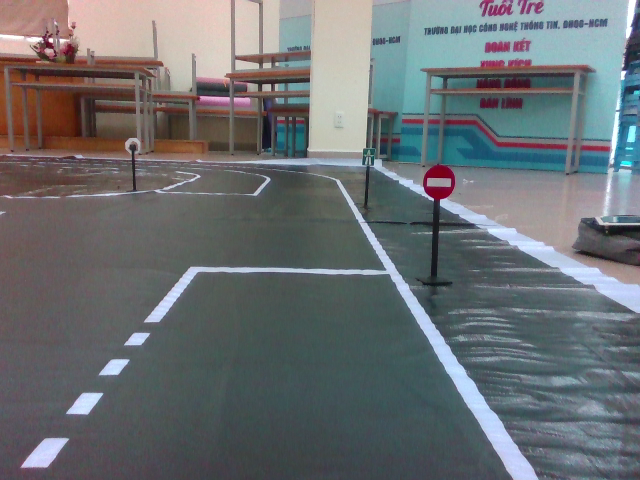
#> input picture Sample/1.png, 640 x 480 px; its folder holds only this picture in this run
$ jupyter execute --allow-errors classification.ipynb
#> lines starting #> are read from the running program, lines starting #| are printed output that depends on the picture; after the words box and inside, x2 and y2 are one past the last pixel; in counts of white or black regions, pixels touching at a corner belong together
[cell 1]
import numpy as np
import cv2
import sys
import os
from numpy import interp
import matplotlib.pyplot as plt
np.set_printoptions(threshold=sys.maxsize)
from skimage.transform import resize
from skimage import feature
import pickle
import glob
import imutils

[cell 2]
mser_red = cv2.MSER_create(8,200,2000)
mser_blue = cv2.MSER_create(8,200,2000)
mser_green = cv2.MSER_create(8,400,2000)
mser_yellow = cv2.MSER_create(8,400,2000)

[cell 3]
#for red
# [15 lines left out: function preprocess_red, not called in this run]

[cell 4]
# for blue
# [14 lines left out: function preprocess_blue, not called in this run]

[cell 5]
#for green
# [19 lines left out: function preprocess_green, not called in this run]

[cell 6]
#predict function
# [10 lines left out: functions predict_img_red, predict_img_blue, not called in this run]

[cell 7]
def get_red_contours(img_ihls):
    img_hls = img_ihls.copy()
    img_hls[:,:,1] = cv2.equalizeHist(img_hls[:,:,1])
    img_bgr = cv2.cvtColor(img_hls,cv2.COLOR_HLS2BGR_FULL)

    image_hsv = cv2.cvtColor(img_bgr, cv2.COLOR_BGR2HSV)

    lower_red_1 = np.array([130,60,2])
    upper_red_1 = np.array([180,255,255])
    mask_1 = cv2.inRange(image_hsv,lower_red_1,upper_red_1)

    red_mask_ = cv2.bitwise_and(img_bgr,img_bgr, mask = mask_1)

    l_channel = red_mask_[:,:,2]
    s_channel = red_mask_[:,:,1]
    h_channel = red_mask_[:,:,0]

    filtered_r = cv2.medianBlur(l_channel,5)
    filtered_g = cv2.medianBlur(s_channel,5)
    filtered_b = cv2.medianBlur(h_channel,5)

    filtered_red = 10*filtered_r - 0*filtered_b + 0*filtered_g

    regions, _ = mser_red.detectRegions(np.uint8(filtered_red))
    hulls = [cv2.convexHull(p.reshape(-1, 1, 2)) for p in regions]


    blank= np.zeros_like(red_mask_)

    # [9 lines of commented-out code are left out]

    cv2.fillPoly(np.uint8(blank), hulls, (0,0,255))

    kernel_2 = np.ones((1,1),np.uint8)

    opening = cv2.morphologyEx(blank, cv2.MORPH_OPEN, kernel_2)
    resized_eroded = cv2.resize(opening, None, fx=0.5, fy=0.5, interpolation=cv2.INTER_CUBIC)

    _, r_thresh = cv2.threshold(opening[:,:,2], 60, 255, cv2.THRESH_BINARY)

    small_blank = np.zeros((64,64))


    cnts = cv2.findContours(r_thresh, cv2.RETR_EXTERNAL,cv2.CHAIN_APPROX_SIMPLE)
    cnts = imutils.grab_contours(cnts)
    return cnts , hulls

# [176 lines left out: functions get_red_predicted_image, get_blue_countours, get_blue_predicted_image, not called in this run]

#> (a cell that did not finish here is left out)

[cell 9]
#test with image
def detect(image):
    #image = np.uint8(cv2.imread("53.png"))
    frame = image.copy()
    fin = image.copy()
    img_ihls = cv2.cvtColor(frame,cv2.COLOR_BGR2HLS_FULL)
    red_cnts, red_hulls = get_red_contours(img_ihls)
    #red detect
    if not red_cnts == []:
            red_pred, red_cnt = get_red_predicted_image(red_cnts, frame, red_hulls, red_clf)

            if red_pred is not None:
                #for i in range(len(red_cnts)):
                    x,y,w,h = cv2.boundingRect(red_cnt)
                    cv2.rectangle(fin, (x,y), (int(x+w) , int(y+h)) , (0,255,0),2)
                    new_x = x - 64
                    new_y = y + 64
                    label = red_labels[red_pred]
                    cv2.putText(fin, label, (new_x, new_y), cv2.FONT_HERSHEY_SIMPLEX, 1, (0, 0, 255), 2)
    #blue detect
    blue_cnts, blue_hulls = get_blue_countours(img_ihls)
    if not blue_cnts == []:
        # blue_pred, blue_x, blue_y = get_blue_predicted_image(blue_cnts, frame, blue_hulls, blue_classifier)
        blue_pred, blue_cnt = get_blue_predicted_image(blue_cnts, frame, blue_hulls, blue_clf)
        # cv2.imshow('blue pred',blue_pred)
        # cv2.waitKey(0)

        if blue_pred is not None:
            #for i in range(len(blue_cnts)):
            x,y,w,h = cv2.boundingRect(blue_cnt)
            cv2.rectangle(fin, (x,y), (int(x+w) , int(y+h)) , (0,255,0),2)
            new_x_ = x - 64
            new_y_ = y + 64
            label = blue_labels[blue_pred]
            cv2.putText(fin, label, (new_x_, new_y_), cv2.FONT_HERSHEY_SIMPLEX, 1, (0, 0, 255), 2)
    return fin

[cell 10]
def getData(path):
#> called with path = 'Sample'
    img_lst = []
    sign_items = os.listdir(path)
    # Filter out only the files (not directories)
    img_dir = [item for item in sign_items if os.path.isfile(os.path.join(path, item))]
    for img_path in img_dir:
        img_p = os.path.join(path,img_path)
        img = cv2.imread(img_p)
#> img is the input picture: shape (480, 640, 3); mean B, G, R 114, 111.1, 106.8
        img_lst.append(img)
    return img_lst

img_lst = getData("Sample")
#> img_lst = 1 item
#for img in img_lst:
#> (the rest of this cell did not finish here and is left out)

#> in detect, `img_ihls = cv2.cvtColor(frame,cv2.COLOR_BGR2HLS_FULL)`: img_ihls: shape (480, 640, 3); mean of channels 0, 1, 2 118.6, 110.2, 41.3
#> in get_red_contours, `img_hls[:,:,1] = cv2.equalizeHist(img_hls[:,:,1])`: img_hls: shape (480, 640, 3); mean of channels 0, 1, 2 118.6, 129.3, 41.3
#> in get_red_contours, `img_bgr = cv2.cvtColor(img_hls,cv2.COLOR_HLS2BGR_FULL)`:
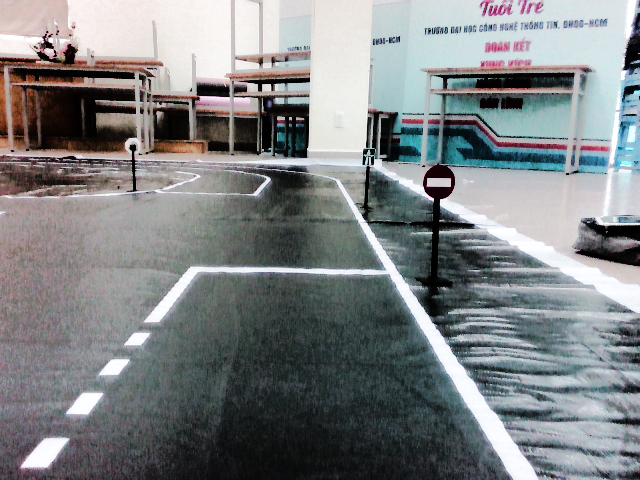
#> img_bgr: shape (480, 640, 3); mean B, G, R 132, 130.3, 126.9
#> in get_red_contours, `image_hsv = cv2.cvtColor(img_bgr, cv2.COLOR_BGR2HSV)`: image_hsv: shape (480, 640, 3); mean H, S, V 81.5, 38.3, 137
#> in get_red_contours, `mask_1 = cv2.inRange(image_hsv,lower_red_1,upper_red_1)`:
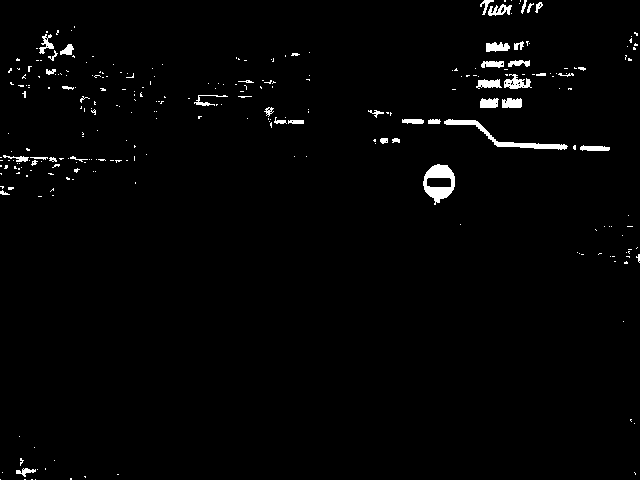
#> mask_1: shape (480, 640); 1.7% white; 275 white regions (232 under 20 px)
#> in get_red_contours, `red_mask_ = cv2.bitwise_and(img_bgr,img_bgr, mask = mask_1)`:
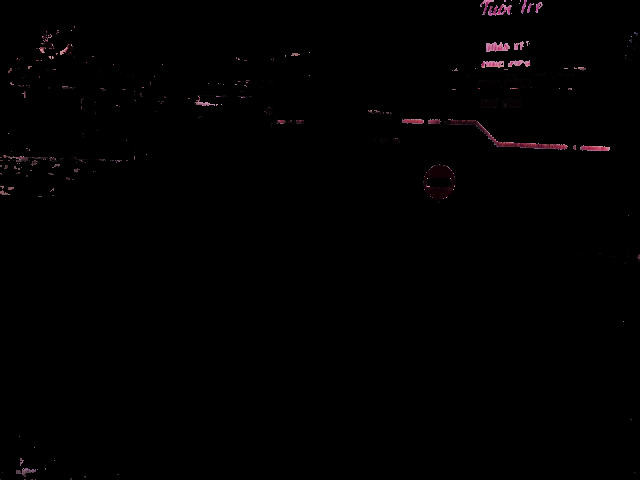
#> red_mask_: shape (480, 640, 3); mean B, G, R 1, 0.7, 1.3
#> in get_red_contours, `regions, _ = mser_red.detectRegions(np.uint8(filtered_red))`: regions = 30 items
#> in get_red_contours, `hulls = [cv2.convexHull(p.reshape(-1, 1, 2)) for p in regions]`: hulls = 30 contours; largest, box (x1, y1, x2, y2) and area: (423, 164, 455, 203) 878, (423, 164, 455, 202) 864, (423, 165, 455, 201) 852, (423, 165, 455, 201) 849, (423, 165, 455, 201) 846
#> in get_red_contours, `_, r_thresh = cv2.threshold(opening[:,:,2], 60, 255, cv2.THRESH_BINARY)`:
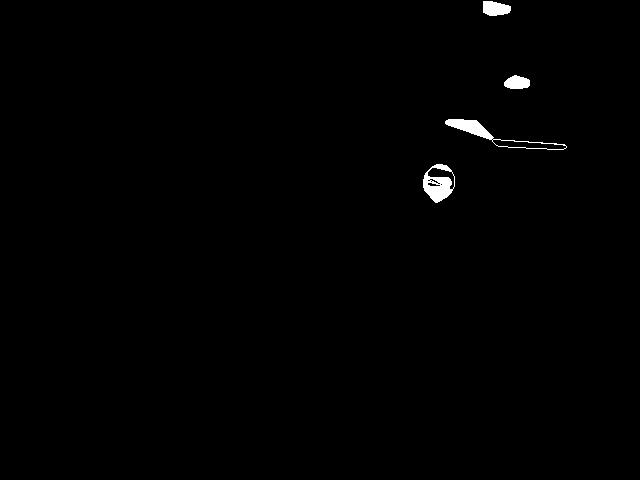
#> r_thresh: shape (480, 640); 0.63% white; 4 white regions
#> in get_red_contours, `cnts = cv2.findContours(r_thresh, cv2.RETR_EXTERNAL,cv2.CHAIN_APPROX_S..`: cnts = 4 contours; box (x1, y1, x2, y2) and area: (423, 164, 455, 203) 876, (445, 119, 567, 150) 867, (483, 1, 511, 16) 296, (504, 75, 530, 89) 247
#> in detect, `red_cnts, red_hulls = get_red_contours(img_ihls)`: red_cnts has the same summary as cnts in get_red_contours; red_hulls has the same summary as hulls in get_red_contours
plt.imshow(res)
plt.show()
